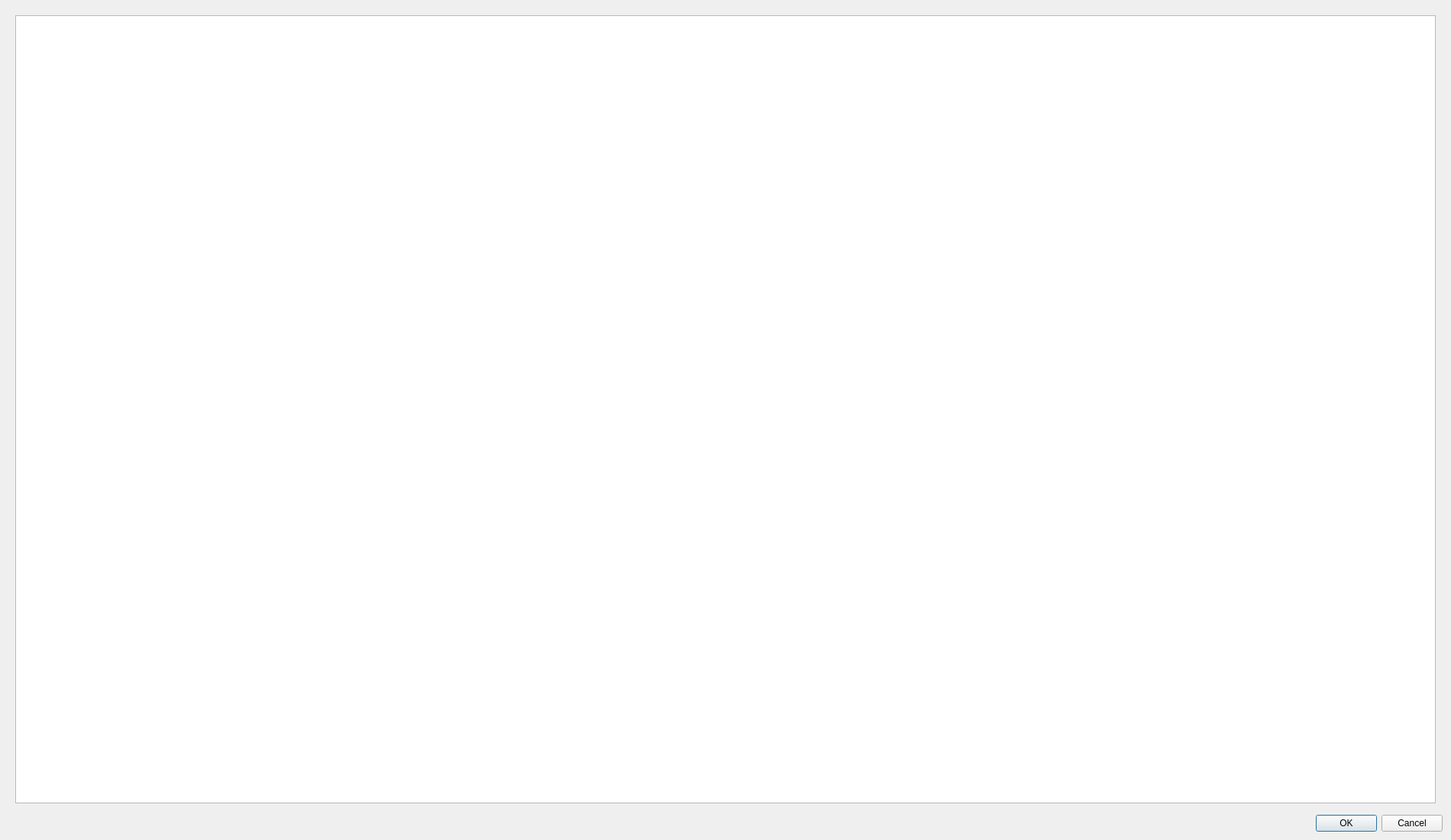
<?xml version="1.0" encoding="UTF-8"?>
<ui version="4.0">
 <class>FindDiff</class>
 <widget class="QDialog" name="FindDiff">
  <property name="geometry">
   <rect>
    <x>0</x>
    <y>0</y>
    <width>1900</width>
    <height>1100</height>
   </rect>
  </property>
  <property name="sizePolicy">
   <sizepolicy hsizetype="Preferred" vsizetype="Preferred">
    <horstretch>0</horstretch>
    <verstretch>0</verstretch>
   </sizepolicy>
  </property>
  <property name="windowTitle">
   <string>Merge</string>
  </property>
  <layout class="QGridLayout" name="gridLayout">
   <item row="0" column="0">
    <widget class="QWidget" name="widget" native="true">
     <layout class="QHBoxLayout" name="horizontalLayout">
      <item>
       <widget class="QTableWidget" name="tableWidget">
        <property name="selectionMode">
         <enum>QAbstractItemView::NoSelection</enum>
        </property>
        <property name="selectionBehavior">
         <enum>QAbstractItemView::SelectColumns</enum>
        </property>
       </widget>
      </item>
     </layout>
    </widget>
   </item>
   <item row="1" column="0">
    <widget class="QDialogButtonBox" name="buttonBox">
     <property name="orientation">
      <enum>Qt::Horizontal</enum>
     </property>
     <property name="standardButtons">
      <set>QDialogButtonBox::Cancel|QDialogButtonBox::Ok</set>
     </property>
    </widget>
   </item>
  </layout>
 </widget>
 <resources/>
 <connections>
  <connection>
   <sender>buttonBox</sender>
   <signal>rejected()</signal>
   <receiver>FindDiff</receiver>
   <slot>reject()</slot>
   <hints>
    <hint type="sourcelabel">
     <x>325</x>
     <y>1090</y>
    </hint>
    <hint type="destinationlabel">
     <x>286</x>
     <y>274</y>
    </hint>
   </hints>
  </connection>
  <connection>
   <sender>buttonBox</sender>
   <signal>accepted()</signal>
   <receiver>FindDiff</receiver>
   <slot>saveMerge()</slot>
   <hints>
    <hint type="sourcelabel">
     <x>202</x>
     <y>1079</y>
    </hint>
    <hint type="destinationlabel">
     <x>198</x>
     <y>1066</y>
    </hint>
   </hints>
  </connection>
 </connections>
 <slots>
  <slot>saveMerge()</slot>
 </slots>
</ui>
